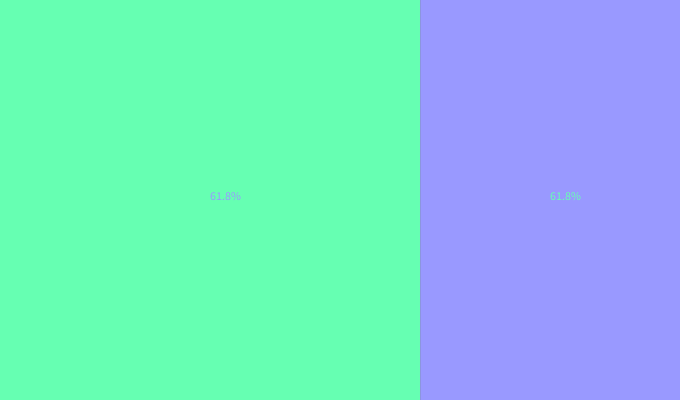
Frame 1 (no input)
Frame 60 (the mouse pressed at the canvas centre just before this capture): identical to frame 1, image omitted
Frame 120 (the mouse held since frame 60 and released just before this capture): identical to frame 1, image omitted

The Processing sketch that drew this single still picture (run headless with seeded random() and noise(); from frame 60 on, the mouse is pressed at the canvas centre):

// Processing sketch: golden_ratio
// ── golden_ratio.pde

float ratio_a = 0.618;
float ratio_b = 0.382;

void setup(){
  size(680,400);
  noStroke();
}

void draw(){
  background(102);
  
  fill(102,255,178);
  rect(0,0,width*ratio_a,height);
  
  fill(153,153,255);
  rect(width*ratio_a,0,width*ratio_b,height);
  
  fill(153,153,255);
  text("61.8%",((width*ratio_a)/2),height/2);
  
  fill(102,255,178);
  text("61.8%",((width*ratio_a)+(width*ratio_b)/2),height/2);
  
}
